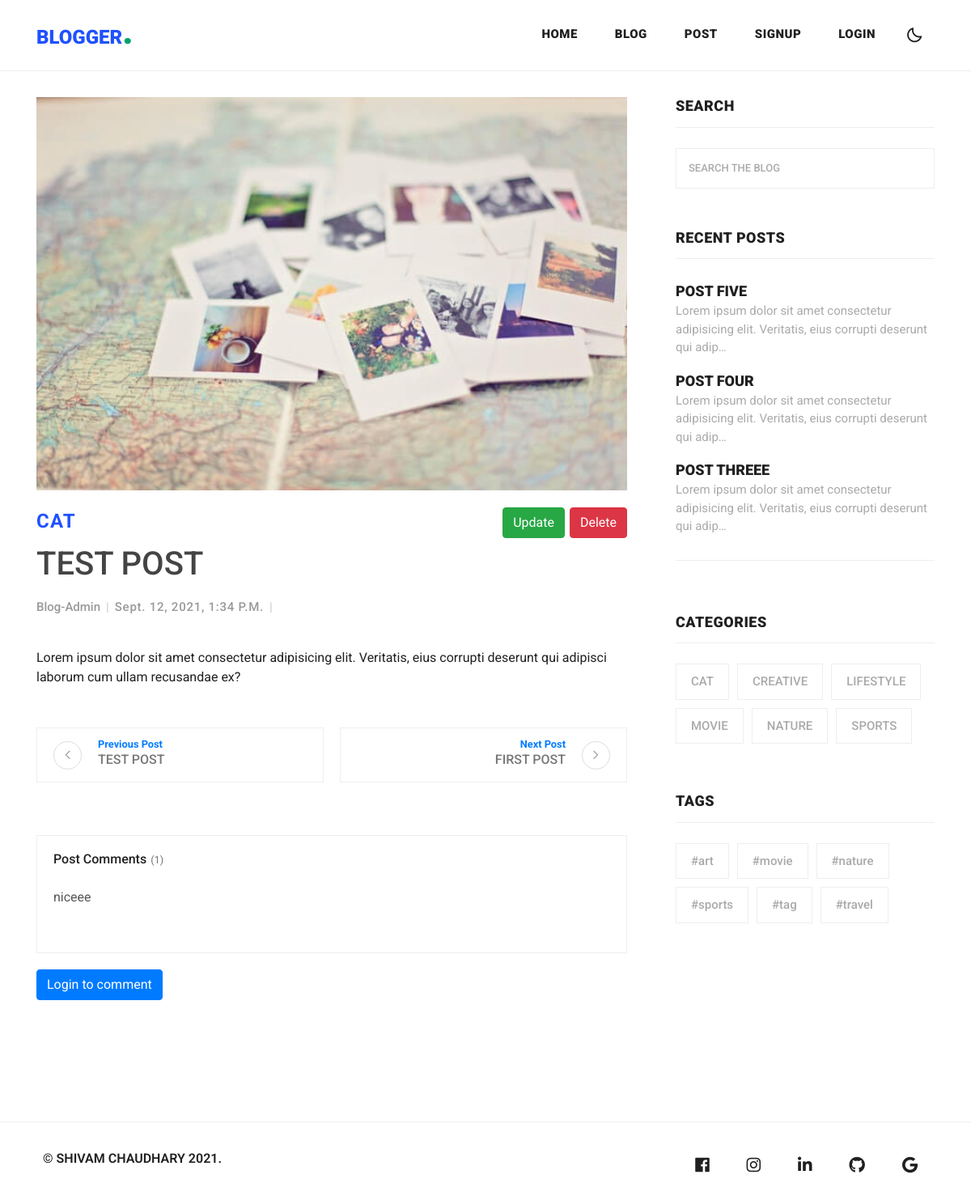
The app's page /post/2/ with its own data.
### posts/models.py (models this page shows, shortened)
class Post(models.Model):
    title = models.CharField(max_length=100)
    timestamp = models.DateTimeField(auto_now_add=True)
    content = models.TextField()
    author = models.ForeignKey(Author, on_delete=models.CASCADE)
    thumbnail = models.ImageField()
    categories = models.ManyToManyField(Category)
    tags=models.ManyToManyField(Tag)
    previous_post = models.ForeignKey(
        'self', related_name='previous', on_delete=models.SET_NULL, blank=True, null=True)
    next_post = models.ForeignKey(
        'self', related_name='next', on_delete=models.SET_NULL, blank=True, null=True)
    def get_absolute_url(self):
        return reverse('post-detail', kwargs={
            'pk': self.pk
        })
    @property
    def get_comments(self):
        return self.comments.all().order_by('-timestamp')

class Category(models.Model):
    title = models.CharField(max_length=20)
    def __str__(self):
        return self.title

class Comment(models.Model):
    user = models.ForeignKey(Author, on_delete=models.CASCADE)
    timestamp = models.DateTimeField(auto_now_add=True)
    content = models.TextField()
    post = models.ForeignKey(
        'Post', related_name='comments', on_delete=models.CASCADE)

class Tag(models.Model):
    title = models.CharField(max_length=20)

### accounts/models.py (models this page shows, shortened)
class Author(models.Model):
    user = models.OneToOneField(User, on_delete=models.CASCADE)
    picture = models.ImageField()

### posts/views.py (the view)
# urls.py: path('post/<pk>/', PostDetailView.as_view(), name='post-detail'),
class PostDetailView(DetailView):
    model = Post
    template_name = 'post.html'
    context_object_name = 'post'
    form = CommentForm()
    def get_context_data(self, **kwargs):
        tag_count = get_tag_count()
        category_count = get_category_count()
        most_recent = Post.objects.order_by('-timestamp')[:3]
        context = super().get_context_data(**kwargs)
        context['most_recent'] = most_recent
        context['page_request_var'] = "page"
        context['category_count'] = category_count
        context['tag_count'] = tag_count
        context['form'] = self.form
        return context
    def post(self, request, *args, **kwargs):
        form = CommentForm(request.POST)
        if form.is_valid():
            post = self.get_object()
            form.instance.user = get_author(self.request.user)
            form.instance.post = post
            form.save()
            return redirect(reverse("post-detail", kwargs={
                'pk': post.pk
            }))

### posts/forms.py
class CommentForm(forms.ModelForm):
    content = forms.CharField(widget=forms.Textarea(attrs={
        'class': 'form-control',
        'placeholder': 'Type your comment',
        'id': 'usercomment',
        'rows': '4'
    }))
    class Meta:
        model = Comment
        fields = ('content', )

### posts/views.py (called while the page is built)
def get_category_count():
    context = Post \
        .objects \
        .values('categories__title') \
        .annotate(Count('categories__title'))
    return context

def get_tag_count():
    context = Post \
        .objects \
        .values('tags__title') \
        .annotate(Count('tags__title'))
    return context

### templates/post.html (shortened to what this page needs)
{% extends 'base.html' %}
{% load static %}
{% block content %}
    <div class="container">
      <div class="row">
        <main class="post blog-post col-lg-8">
          <div class="container">
            <div class="post-single">
              <div class="post-thumbnail"><img src="{{ post.thumbnail.url }}" alt="" class="img-fluid"></div>
              <div class="post-details">
                <div class="post-meta d-flex justify-content-between">
                  <div class="category">
                    {% for cat in post.categories.all %}
                    <a href="#">{{ cat }}</a>
                    {% endfor %}
                  </div>
                  <div>
                    <a class="btn btn-success" href="{% url 'post-update' pk=post.pk %}">Update</a>
                    <a class="btn btn-danger" href="{% url 'post-delete' pk=post.pk %}">Delete</a>
                  </div>
                </div>
                <h1>{{ post.title }}<a href="#"></a></h1>
                <div class="post-footer d-flex align-items-center flex-column flex-sm-row"><a href="#" class="author d-flex align-items-center flex-wrap">
                  <div class="d-flex align-items-center flex-wrap">
                    <div class="title"><span>{{ post.author.user.username }}</span></div></a>
                    <div class="date"> {{ post.timestamp }}</div>
                    </div>
                </div>
                <div class="post-body">
                  {{ post.content | safe }}
                </div>
                <div class="posts-nav d-flex justify-content-between align-items-stretch flex-column flex-md-row">
                {% if post.previous_post %}
                <a href="{{ post.previous_post.get_absolute_url }}" class="prev-post text-left d-flex align-items-center">
                    <div class="icon prev"><i class="fa fa-angle-left"></i></div>
                    <div class="text"><strong class="text-primary">Previous Post </strong>
                      <h6>{{ post.previous_post.title }}</h6>
                    </div>
                </a>
                {% endif %}
                {% if post.next_post %}
                <a href="{{ post.next_post.get_absolute_url }}" class="next-post text-right d-flex align-items-center justify-content-end">
                    <div class="text"><strong class="text-primary">Next Post </strong>
                      <h6>{{ post.next_post.title }}</h6>
                    </div>
                    <div class="icon next"><i class="fa fa-angle-right">   </i></div>
                </a>
                {% endif %}
                </div>
                <div class="post-comments">
                  <header>
                    <h3 class="h6">Post Comments<span class="no-of-comments">({{ post.comments.count }})</span></h3>
                  </header>
                  {% for comment in post.get_comments %}
                  <div class="comment">
                    <div class="comment-body">
                      <p>{{ comment.content }}</p>
                    </div>
                  </div>
                  {% endfor %}
                </div>
                {% if request.user.is_authenticated %}
                <div class="add-comment">
                  <header>
                    <h3 class="h6">Leave a reply</h3>
                  </header>
                  <form method="POST" action="." class="commenting-form">
                    {% csrf_token %}
                    <div class="row">
                      <div class="form-group col-md-12">
                        {{ form }}
                      </div>
                      <div class="form-group col-md-12">
                        <button type="submit" class="btn btn-secondary">Submit Comment</button>
                      </div>
                    </div>
                  </form>
                </div>
                {% else %}
                <a href="{% url 'account_login' %}" class="btn btn-primary">Login to comment</a>
                {% endif %}
              </div>
            </div>
          </div>
        {% include 'sidebar.html' with most_recent=most_recent category_count=category_count %}
      </div>
{% endblock content %}

### templates/sidebar.html (shortened to what this page needs)
<aside class="col-lg-4">
    <div class="sidebar">
        <div class="row">
          <div class="col-lg-12 ">
            <div class="sidebar-item search">
              <div class="sidebar-heading">
                <h2>Search</h2>
              </div>
              <form id="search_form" name="gs" method="GET" action="{% url 'search' %}">
                <input type="text" name="q" class="searchText" placeholder="Search the blog"
                        autocomplete="on">
              </form>
            </div>
          </div>
          <div class="col-lg-12">
            <div class="sidebar-item recent-posts">
              <div class="sidebar-heading">
                <h2>Recent Posts</h2>
              </div>
              <div class="content blog-posts">
                {% for post in most_recent %}
                <div>
                  <a href="{{ post.get_absolute_url }}">
                    <h5 style="text-decoration: none;">{{ post.title }}</h5>
                    <span>{{ post.content|truncatechars:100 }}</span>
                  </a>
                </div>
                {% endfor %}
              </div>
            </div>
          </div>
          <div class="col-lg-12">
            <div class="sidebar-item cats">
              <div class="sidebar-heading">
                <h2>Categories</h2>
              </div>
              <div class="content">
                <div class="item">
                  {% for cat in category_count %}
                  <span><a href="#" style="text-decoration: none;">{{ cat.categories__title }}</a></span>
                  {% endfor %}
                </div>
              </div>
            </div>
          </div>
          <div class="col-lg-12">
              <div class="sidebar-item tags">
                <div class="sidebar-heading widget categories">
                  <h2>Tags</h2>
                </div>
                <div class="content">
                  <div class="item">
                    {% for tag in tag_count %}
                    <span><a href="#" style="text-decoration: none;" >{{ tag.tags__title }}</a></span>
                    {% endfor %}
                  </div>
                </div>
              </div>
            </div>
        </div>
      </div>
</aside>

### templates/header.html (style rules this page uses)
* { margin: 0; padding: 0; box-sizing: border-box; font-family: 'Poppins', sans-serif; transition: all 0.4s ease;; }
:root { --body-color: #ffffff; --nav-color: #ffffff; --text-color:#202020; }
body { height: 100vh; background-color: var(--body-color); }

### templates/sidebar.html (style rules this page uses)
* { font-family: 'Roboto', sans-serif; }
.sidebar { margin-left: 30px; }
.sidebar .sidebar-item { margin-top: 50px; }
.sidebar .search { margin-top: 0px; }
.sidebar .sidebar-heading h2 { font-size: 18px; text-transform: uppercase; font-weight: 900; letter-spacing: 0.5px; color: var(--text-color); border-bottom: 1px solid #eee; padding-bottom: 15px; margin-bottom: 25px; }
.sidebar .search input { width: 100%; height: 50px; border: 1px solid #eee; font-size: 13px; text-transform: uppercase; font-weight: 500; color: #7a7a7a; outline: none; padding: 0px 15px; }
.sidebar .search input::placeholder { color: #aaa; }
.sidebar .recent-posts { margin-bottom: 15px; padding-bottom: 15px; border-bottom: 1px solid #eee; }
.sidebar .recent-posts h5 { font-size: 18px; font-weight: 900; color: var(--text-color); line-height: 30px; transition: all 0.3s; }
.sidebar .recent-posts span { display: inline-block; font-size: 15px; color: #aaa; margin-top: -10px; margin-bottom: 15px; }
.sidebar .categories { margin-bottom: 15px; }
.sidebar .cats span { margin-right: 6px; display: inline-block; }
.sidebar .cats span { margin-bottom: 10px; display: inline-block; }
.sidebar .cats span a { font-size: 15px; font-weight: 500; color: #aaa; display: inline-block; border: 1px solid #eee; padding: 10px 18px; transition: all .3s; }
.sidebar .tags span { margin-right: 6px; display: inline-block; }
.sidebar .tags span { margin-bottom: 10px; display: inline-block; }
.sidebar .tags span a { font-size: 15px; font-weight: 500; color: #aaa; display: inline-block; border: 1px solid #eee; padding: 10px 18px; transition: all .3s; }

### templates/post.html (style rules this page uses)
body { overflow-x: hidden; }
strong { font-weight: 700; }
a, i, span { display: inline-block; text-decoration: none; -webkit-transition: all 0.3s; transition: all 0.3s; }
a i { -webkit-transition: none; transition: none; }
button, input { outline: none !important; }
main, aside { padding: 20px 0 100px; }
.post-meta { margin: 10px 0; font-size: 1.5em; }
.post a { text-decoration: none; }
.post h3 { line-height: 1.1em; color: var(--text-color); -webkit-transition: all 0.3s; transition: all 0.3s; margin-bottom: 1rem; }
.post .category a { color: #1F51FF; letter-spacing: 0.05em; font-weight: 700; cursor: text; }
.post .date { letter-spacing: 0.05em; font-weight: 500; text-transform: uppercase; color: #aaa; }
.post .title, .post .date, .post .comments, .post .views { font-size: 15px; font-weight: 500; color: #999; text-transform: capitalize; }
.post .title::after, .post .date::after, .post .comments::after, .post .views::after { content: '|'; display: inline-block; margin: 0 7px; font-size: 1em; color: #ccc; }
.blog-post { padding-left: 0; padding-right: 0; }
.blog-post .post-footer { font-size: 0.8em; }
.blog-post .post-thumbnail img { width: 100%; margin-bottom: 10px; }
.blog-post h1 { color: #444; line-height: 1.1em; }
.blog-post .post-footer { margin-top: 20px; }
.blog-post .post-body { margin-top: 40px; color: var(--text-color); }
.blog-post .posts-nav { margin-top: 50px; color: #777; font-size: 0.8em; }
.blog-post .posts-nav a { color: inherit; width: calc(50% - 10px); padding: 10px 20px; border: 1px solid #eee; margin-bottom: 15px; }
.blog-post .icon { min-width: 35px; max-width: 35px; height: 35px; border-radius: 50%; line-height: 32px; border: 1px solid #ddd; color: #aaa; font-size: 1.5em; text-align: center; -webkit-transition: all 0.2s; transition: all 0.2s; }
.blog-post .icon.prev { margin-right: 20px; }
.blog-post .icon.next { margin-left: 20px; }
.blog-post .post-comments { border-right: 1px solid #eee; border-left: 1px solid #eee; border-bottom: 1px solid #eee; border-top: 1px solid #eee; margin-top: 50px; margin-bottom: 20px; }
.blog-post .post-comments span.no-of-comments { color: #777; font-size: 0.8em; margin-left: 5px; font-weight: 400; }
.blog-post .post-comments header { padding-top: 20px; padding-left: 20px; margin-bottom: 20px; }
.blog-post .post-comments .comment:last-of-type .comment-body { border-bottom: none; }
.blog-post .post-comments .comment-body { margin-top: 5px; margin-bottom: 25px; padding-left: 20px; padding-bottom: 15px; border-bottom: 1px solid #eee; }
.blog-post .post-comments p { font-size: 1em; color: #555; }

### records on screen
Post: thumbnail (picture), title "TEST POST", author.user.username "Blog-Admin", timestamp "Sept. 12, 2021, 1:34 P.m.", content "Lorem ipsum dolor sit amet consectetur adipisicing elit. Veritatis, eius corrupti deserunt qui adipisci laborum cum ullam recusandae ex?", previous_post "TEST POST", next_post "FIRST POST", comments.count "1"
Category: title "CAT"
Comment: content "niceee"
Post: title "POST FIVE", content "Lorem ipsum dolor sit amet consectetur adipisicing elit. Veritatis, eius corrupti deserunt qui adip…"
Post: title "POST FOUR", content "Lorem ipsum dolor sit amet consectetur adipisicing elit. Veritatis, eius corrupti deserunt qui adip…"
Post: title "POST THREEE", content "Lorem ipsum dolor sit amet consectetur adipisicing elit. Veritatis, eius corrupti deserunt qui adip…"
Tag: tags__title "#art"
Tag: tags__title "#movie"
Tag: tags__title "#nature"
Tag: tags__title "#sports"
Tag: tags__title "#tag"
Tag: tags__title "#travel"

### other values on screen
{{ cat.categories__title }} "CAT" "CREATIVE" "LIFESTYLE" "MOVIE" "NATURE" "SPORTS"
